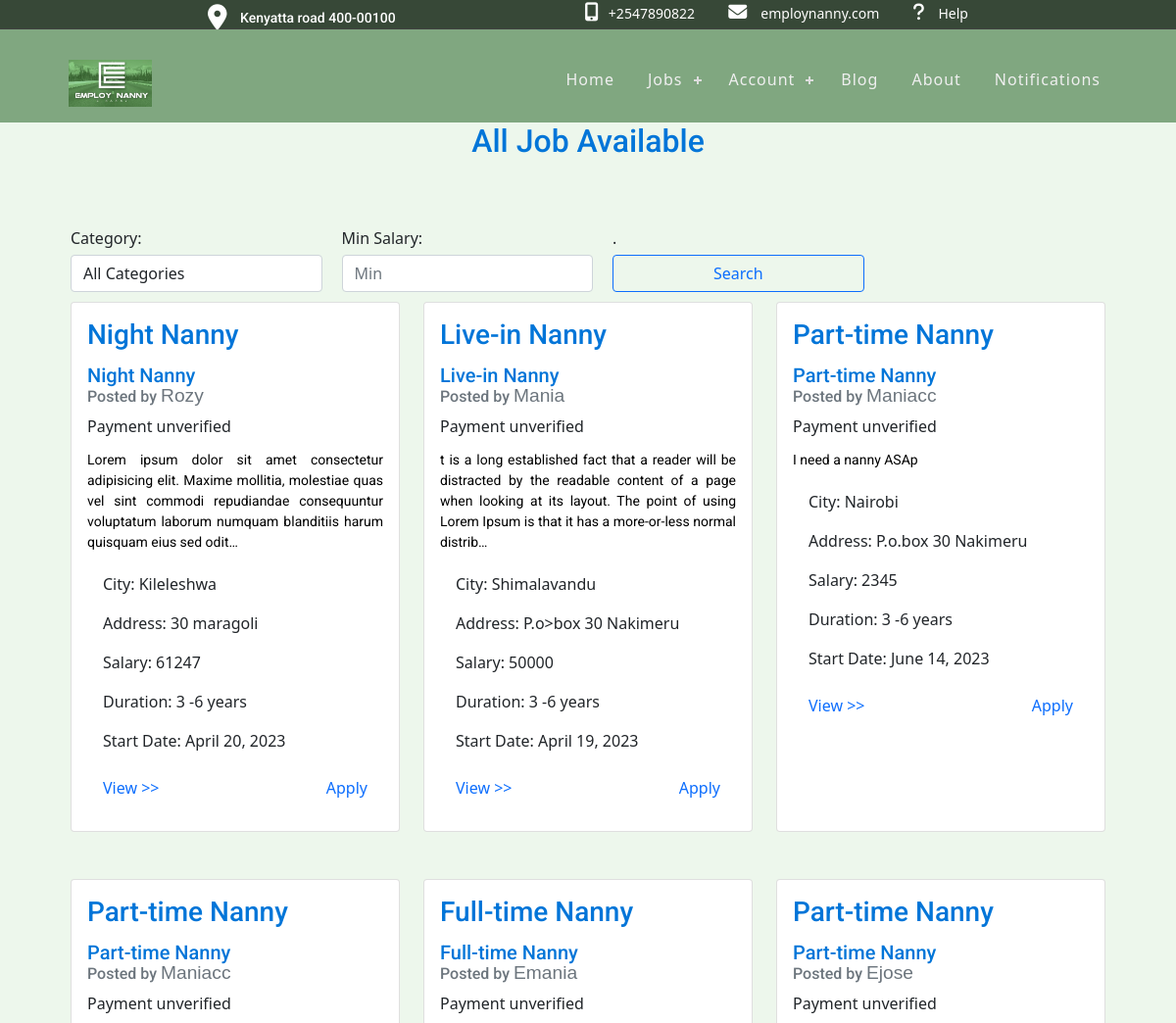
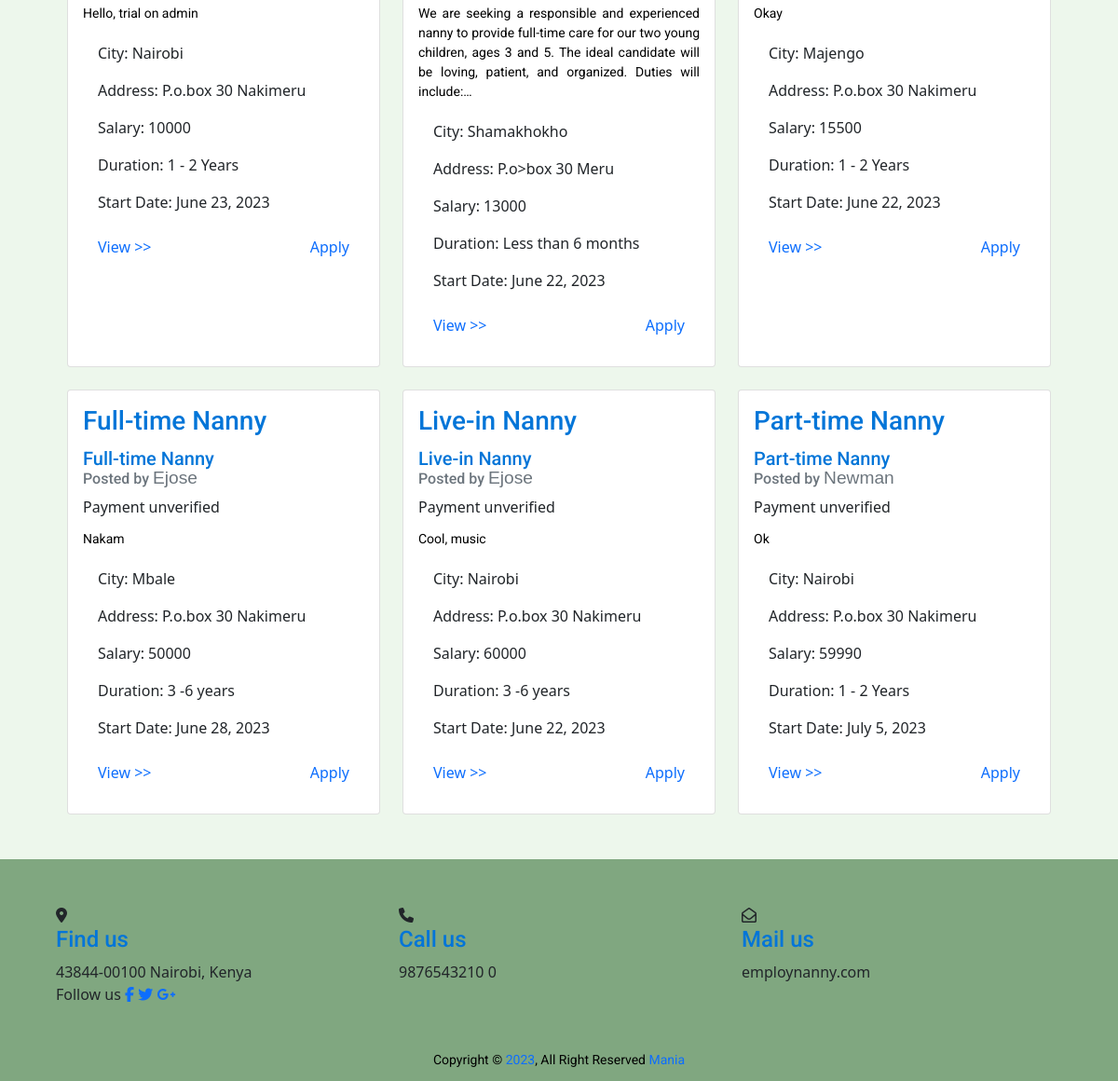
Page /job_listing on the committed database (2 pictures, top to bottom).
### jobapp/models.py (models this page shows, shortened)
class jobModel(models.Model):
    employer = models.ForeignKey(User, on_delete=models.CASCADE)
    category = models.CharField(max_length=100, choices=CATEGORIES)
    city = models.CharField(max_length=100, choices=LOCATION_NAMES)
    addresss = models.CharField(max_length=100)
    salary = models.IntegerField()
    language = models.CharField(max_length=100)
    nanny_age = models.CharField(max_length=100, choices=AGE_GROUP_CHOICES)
    hours_per_day = models.IntegerField(default=2)
    start_date = models.DateField()
    years_of_experience = models.IntegerField(default=0)
    duration = models.CharField(
        max_length=100, choices=CONTRACT_DURATION, default="1 - 2 years")
    date_posted = models.DateTimeField(auto_now_add=True)
    job_description = models.TextField(blank=True)
    days_off = models.CharField(
        max_length=100, choices=DAYS_OFF_CHOICES, default='Every weekend')
    leave_available = models.BooleanField(choices=LEAVE_CHOICES, default=False)
    vacation_days_per_year = models.CharField(
        max_length=100, choices=VACATION_CHOICES, default='Two weeks')

### jobapp/views.py (the view)
# urls.py: path('job_listing', views.job_listings, name="job_listing"),
def job_listings(request):
    if request.user.groups.filter(name='employer').exists():
        jobs = jobModel.objects.filter(
            employer=request.user).order_by('-date_posted')
    else:
        jobs = jobModel.objects.all().order_by('-date_posted')
    for job in jobs:
        employer = job.employer
        total_payments = Payment.objects.filter(
            user=employer).aggregate(Sum('amount'))['amount__sum'] or 0
        if total_payments >= int(job.salary):
            job.payment_status = 'verified'
        else:
            job.payment_status = 'unverified'
    category_query = request.GET.get('category')
    salary_min = request.GET.get('salary_min')
    if category_query:
        jobs = jobs.filter(category__iexact=category_query)
    if salary_min:
        jobs = jobs.filter(salary__gte=Decimal(salary_min))
    user = request.user
    jobs = jobModel.objects.all()
    job_ids = [job.id for job in jobs]
    try:
        saved_jobs = SavedJobModel.objects.filter(job__id__in=job_ids, user=user)
    except:
        saved_jobs = SavedJobModel.objects.filter(job__id__in=job_ids)
    saved_job_ids = [saved_job.job.id for saved_job in saved_jobs]
    paginator = Paginator(jobs, 9)
    page_number = request.GET.get('page')
    page_obj = paginator.get_page(page_number)
    context = {
        'page_obj': page_obj,
        'category_query': category_query,
        'salary_min': salary_min,
        'categories': CATEGORIES,
        'saved_job_ids': saved_job_ids,
        'user': user
    }
    return render(request, 'jobapp/joblistings.html', context)

### jobapp/templatetags/jobapp_tags.py (called while the page is built)
@register.filter(name='has_group')
def has_group(user, group_name):
    return user.groups.filter(name=group_name).exists()

### jobapp/templates/jobapp/joblistings.html (shortened to what this page needs)
{% extends 'jobapp/base.html' %} {% block content %}{% load jobapp_tags%}
<h2 class="text-center">All Job Available</h2>
<div class="container" style="max-width: 90%">
<form method="GET">
  <div class="form-row">
    <div class="form-group col-md-3">
      <label for="category">Category:</label>
      <select id="category" name="category" class="form-control">
        <option value="">All Categories</option>
      </select>
    </div>
    <div class="form-group col-md-3">
      <label for="salary_min">Min Salary:</label>
      <input type="number" class="form-control" id="salary_min" name="salary_min" placeholder="Min" value="{{ salary_min }}">
    </div>
  <div class="form-group col-md-3">
          <label for="salary_min">.</label>
    <button type="submit" class="btn btn-outline-primary btn-block">Search</button>
    </div>
  </div>
</form>
  <div class="row justify-content-center mb-4 px-6">
    {% for job in page_obj %}
    <div class="col-md-4 mb-4">
      <div class="card h-100">
        <div class="card-body">
          <span class="d-flex justify-content-between align-items-center">
            <h3 >{{ job.category }}</h3>
          </span>
          <h6 class="card-subtitle mb-2 text-muted">
          <h5 class="card-title d-inline">{{ job.category }}</h5>
                 <h6 class="card-subtitle mb-2 text-muted">
            Posted by <span class="employer">{{ job.employer.username }}</span>
          </h6>
          {% if job.payment_status == 'verified' %}
          <div class="payment-verified" style="color: #0275d8">
            Payment verified
          </div>
          {% else %}
          <div class="payment-unverified">Payment unverified</div>
          {% endif %}
          <p class="card-text">{{ job.job_description|truncatechars:200 }}</p>
          <ul class="list-group list-group-flush">
            <li class="list-group-item">City: {{ job.city }}</li>
            <li class="list-group-item">Address: {{ job.addresss }}</li>
            <li class="list-group-item">Salary: {{ job.salary }}</li>
            <li class="list-group-item">Duration: {{ job.duration }}</li>
            <li class="list-group-item">Start Date: {{ job.start_date }}</li>
          </ul>
          <div class="card-body d-flex justify-content-between align-items-end">
            {% if request.user|has_group:'employer'%}
              <a
              href="{% url 'job_detail' job_id=job.pk %}"
              class="card-link float-left"
              >Public View  >></a
            >
            {% else %}
            <a
              href="{% url 'job_detail' job_id=job.pk %}"
              class="card-link float-left "
              >View >></a
            >
            <a
              href="{% url 'apply_for_job' job_id=job.pk %}"
              class="card-link ml-auto"
              >Apply</a
            >
            {% endif %}
          </div>
        </div>
      </div>
    </div>
    {% if forloop.counter|divisibleby:3 %}
  </div>
  <div class="row justify-content-center">{% endif %} {% endfor %}</div>
</div>
{% endblock %}

### static/css/base.css (style rules this page uses)
p { color: black; font-family: 'Roboto', sans-serif; }
:root { --background-color: #ffffff; --text-color: #000000; }

### static/css/registration.css (style rules this page uses)
::placeholder { color: #969fa4; }
p { text-align: center; font-size: 14px; color: #090a09; margin: 12px 0; }
form { padding-top: 60px; }

### static/css/header.css (style rules this page uses)
h1, h2, h3, h4, h5 { color: #0275d8; font-family: 'Roboto', sans-serif; }
h6 { font-family: 'Roboto', sans-serif; }
a, a:hover, a:focus, a:active { text-decoration: none; outline: none; }
body { background-color: rgb(237, 247, 236); }
ul { margin: 0; padding: 0; list-style: none; }

### static/css/nannyDetails.css (style rules this page uses)
.container { margin-right: auto; margin-left: auto; max-width: 800px; }
.form-group { display: flex; flex-direction: column; margin-right: 10px; margin-bottom: 10px; width: 45%; }
.form-group:last-child { margin-right: 0; }
.row { display: flex; flex-wrap: wrap; }
label { margin-bottom: 5px; }

### static/css/aboutus.css (style rules this page uses)
p { text-align: justify; color: black }

### static/css/payment_home.css (style rules this page uses)
.d-flex { display: flex; }
.align-items-center { align-items: center; }
.justify-content-center { justify-content: center; }

### jobapp/templates/jobapp/joblistings.html (style rules this page uses)
.employer { font-size: 1.2rem; font-family: Arial, sans-serif; text-transform: capitalize; }

### rows in the picture
jobModel: category "Night Nanny", employer.username "Rozy", job_description "Lorem ipsum dolor sit amet consectetur adipisicing elit. Maxime mollitia, molestiae quas vel sint commodi repudiandae consequuntur voluptatum laborum numquam blanditiis harum quisquam eius sed odit…", city "Kileleshwa", addresss "30 maragoli", salary "61247", duration "3 -6 years", start_date "April 20, 2023"
jobModel: category "Live-in Nanny", employer.username "Mania", job_description "t is a long established fact that a reader will be distracted by the readable content of a page when looking at its layout. The point of using Lorem Ipsum is that it has a more-or-less normal distrib…", city "Shimalavandu", addresss "P.o>box 30 Nakimeru", salary "50000", duration "3 -6 years", start_date "April 19, 2023"
jobModel: category "Part-time Nanny", employer.username "Maniacc", job_description "I need a nanny ASAp", city "Nairobi", addresss "P.o.box 30 Nakimeru", salary "2345", duration "3 -6 years", start_date "June 14, 2023"
jobModel: category "Part-time Nanny", employer.username "Maniacc", job_description "Hello, trial on admin", city "Nairobi", addresss "P.o.box 30 Nakimeru", salary "10000", duration "1 - 2 Years", start_date "June 23, 2023"
jobModel: category "Full-time Nanny", employer.username "Emania", job_description "We are seeking a responsible and experienced nanny to provide full-time care for our two young children, ages 3 and 5. The ideal candidate will be loving, patient, and organized. Duties will include:…", city "Shamakhokho", addresss "P.o>box 30 Meru", salary "13000", duration "Less than 6 months", start_date "June 22, 2023"
jobModel: category "Part-time Nanny", employer.username "Ejose", job_description "Okay", city "Majengo", addresss "P.o.box 30 Nakimeru", salary "15500", duration "1 - 2 Years", start_date "June 22, 2023"
jobModel: category "Full-time Nanny", employer.username "Ejose", job_description "Nakam", city "Mbale", addresss "P.o.box 30 Nakimeru", salary "50000", duration "3 -6 years", start_date "June 28, 2023"
jobModel: category "Live-in Nanny", employer.username "Ejose", job_description "Cool, music", city "Nairobi", addresss "P.o.box 30 Nakimeru", salary "60000", duration "3 -6 years", start_date "June 22, 2023"
jobModel: category "Part-time Nanny", employer.username "Newman", job_description "Ok", city "Nairobi", addresss "P.o.box 30 Nakimeru", salary "59990", duration "1 - 2 Years", start_date "July 5, 2023"
